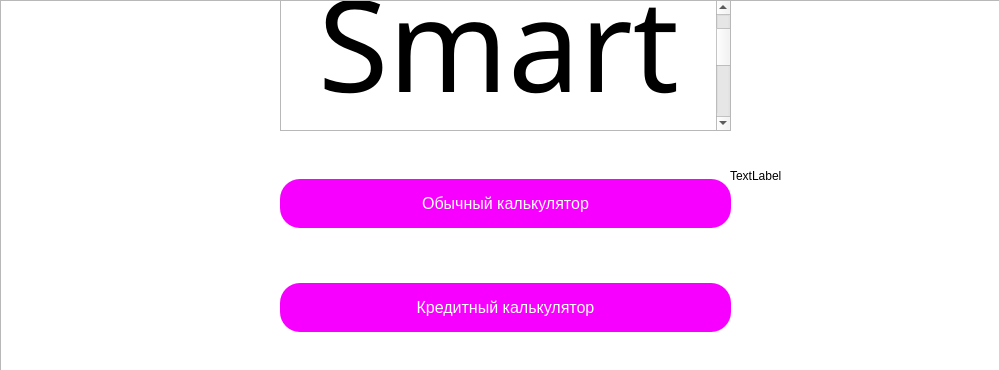
<?xml version="1.0" encoding="UTF-8"?>
<ui version="4.0">
 <class>MainWindow</class>
 <widget class="QMainWindow" name="MainWindow">
  <property name="geometry">
   <rect>
    <x>0</x>
    <y>0</y>
    <width>999</width>
    <height>370</height>
   </rect>
  </property>
  <property name="windowTitle">
   <string>главная</string>
  </property>
  <widget class="QWidget" name="centralwidget">
   <widget class="QTextBrowser" name="textBrowser">
    <property name="geometry">
     <rect>
      <x>280</x>
      <y>0</y>
      <width>451</width>
      <height>131</height>
     </rect>
    </property>
    <property name="font">
     <font>
      <family>Gujarati MT</family>
     </font>
    </property>
    <property name="styleSheet">
     <string notr="true"> QTextEdit#textBrowser{
color:rgb(237, 14, 255);

}

#color:rgb(50, 255, 36);</string>
    </property>
    <property name="html">
     <string>&lt;!DOCTYPE HTML PUBLIC &quot;-//W3C//DTD HTML 4.0//EN&quot; &quot;http://www.w3.org/TR/REC-html40/strict.dtd&quot;&gt;
&lt;html&gt;&lt;head&gt;&lt;meta name=&quot;qrichtext&quot; content=&quot;1&quot; /&gt;&lt;meta charset=&quot;utf-8&quot; /&gt;&lt;style type=&quot;text/css&quot;&gt;
p, li { white-space: pre-wrap; }
&lt;/style&gt;&lt;/head&gt;&lt;body style=&quot; font-family:'Gujarati MT'; font-size:13pt; font-weight:400; font-style:normal;&quot;&gt;
&lt;p align=&quot;center&quot; style=&quot; margin-top:0px; margin-bottom:0px; margin-left:0px; margin-right:0px; -qt-block-indent:0; text-indent:0px;&quot;&gt;&lt;span style=&quot; font-family:'.AppleSystemUIFont'; font-size:96pt;&quot;&gt;SmartCalc&lt;/span&gt;&lt;/p&gt;&lt;/body&gt;&lt;/html&gt;</string>
    </property>
   </widget>
   <widget class="QWidget" name="layoutWidget">
    <property name="geometry">
     <rect>
      <x>280</x>
      <y>130</y>
      <width>451</width>
      <height>251</height>
     </rect>
    </property>
    <layout class="QVBoxLayout" name="verticalLayout">
     <item>
      <widget class="QPushButton" name="calculator">
       <property name="styleSheet">
        <string notr="true">QPushButton#calculator{
   background-color: rgb(248, 0, 255);

   color: white;
   padding: 15px 32px;
   font-size: 16px;
   border-radius: 20px;
}   </string>
       </property>
       <property name="text">
        <string>Обычный калькулятор</string>
       </property>
       <property name="iconSize">
        <size>
         <width>16</width>
         <height>16</height>
        </size>
       </property>
      </widget>
     </item>
     <item>
      <widget class="QPushButton" name="credit_calculator">
       <property name="styleSheet">
        <string notr="true">QPushButton#credit_calculator{
   background-color: rgb(248, 0, 255);

   color: white;
   padding: 15px 32px;
   font-size: 16px;
   border-radius: 20px;
}  </string>
       </property>
       <property name="text">
        <string>Кредитный калькулятор</string>
       </property>
       <property name="iconSize">
        <size>
         <width>16</width>
         <height>16</height>
        </size>
       </property>
      </widget>
     </item>
    </layout>
   </widget>
   <widget class="QLabel" name="kavai_1">
    <property name="geometry">
     <rect>
      <x>0</x>
      <y>0</y>
      <width>281</width>
      <height>371</height>
     </rect>
    </property>
    <property name="text">
     <string/>
    </property>
    <property name="pixmap">
     <pixmap>:/imga/img/kavai_1.jpeg</pixmap>
    </property>
   </widget>
   <widget class="QLabel" name="kavai_2">
    <property name="geometry">
     <rect>
      <x>730</x>
      <y>-30</y>
      <width>281</width>
      <height>411</height>
     </rect>
    </property>
    <property name="text">
     <string>TextLabel</string>
    </property>
   </widget>
   <widget class="QTextBrowser" name="textBrowser_2">
    <property name="geometry">
     <rect>
      <x>0</x>
      <y>0</y>
      <width>1031</width>
      <height>371</height>
     </rect>
    </property>
   </widget>
   <zorder>textBrowser_2</zorder>
   <zorder>layoutWidget</zorder>
   <zorder>textBrowser</zorder>
   <zorder>kavai_1</zorder>
   <zorder>kavai_2</zorder>
  </widget>
 </widget>
 <resources/>
 <connections/>
</ui>
